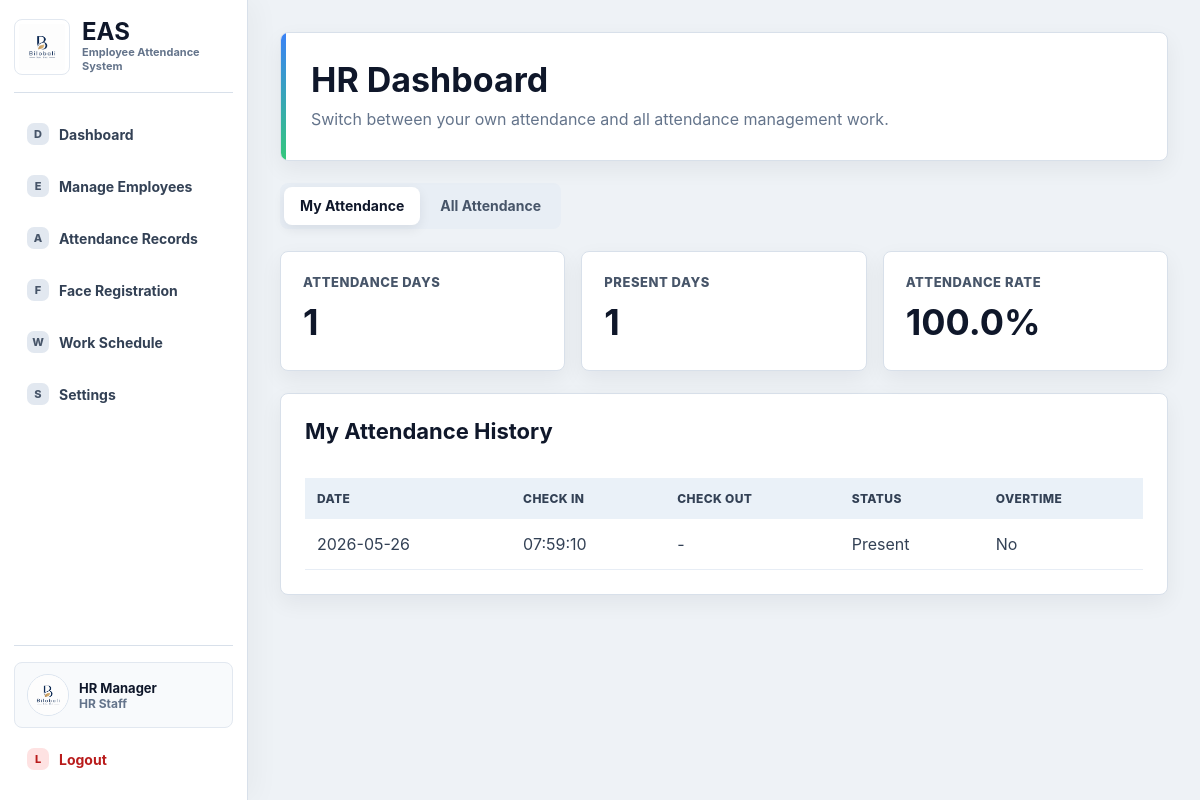
/hr (signed in), run on an earlier commit of the app's database.
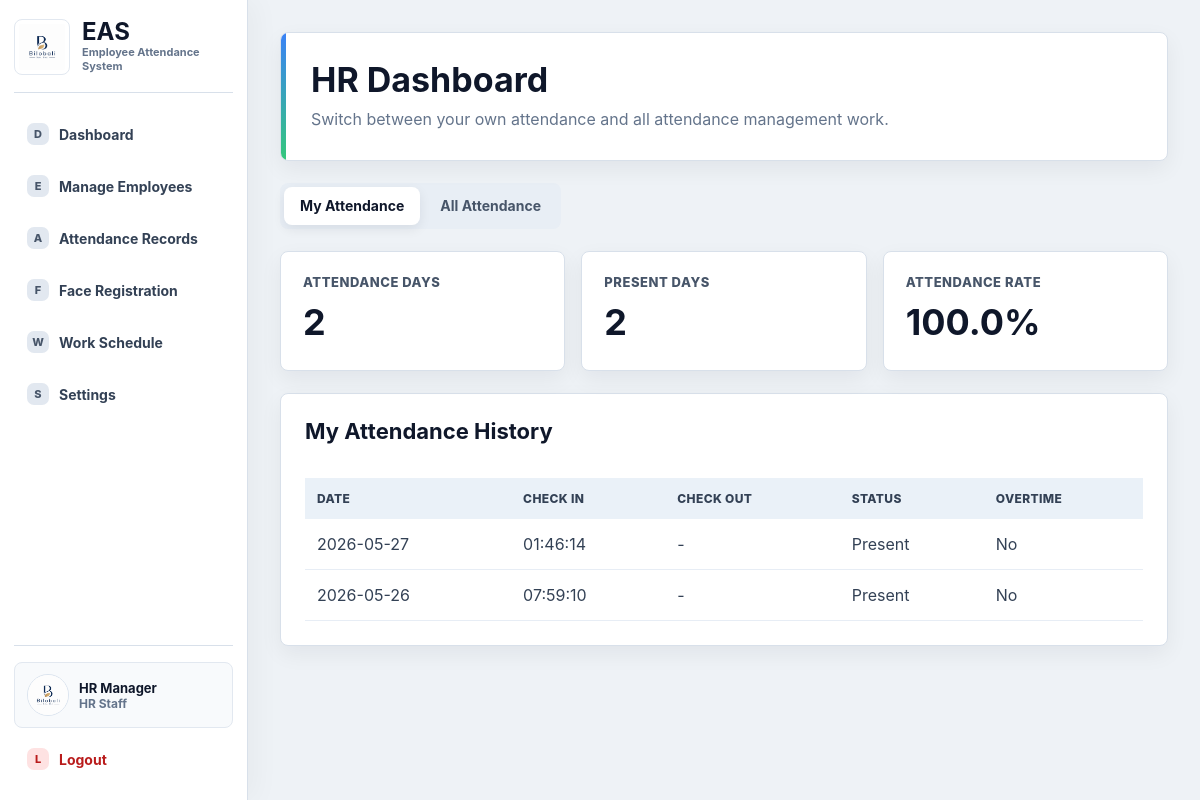
And on a later commit of the database.
### tables this page shows
CREATE TABLE attendance (
            id INTEGER PRIMARY KEY AUTOINCREMENT,
            user_id INTEGER NOT NULL,
            date TEXT NOT NULL,
            check_in TEXT,
            check_out TEXT,
            status TEXT DEFAULT 'Present',
            edited_by TEXT,
            edit_reason TEXT
        , overtime TEXT DEFAULT 'No');

### routes/hr_routes.py (the view)
@hr_bp.route("/hr")
def hr_dashboard():
    if session.get("role") != "hr":
        return redirect(url_for("auth.login"))
    dashboard_data = get_employee_dashboard_data(session["user_id"])
    all_records = get_all_attendance_records()
    return render_template(
        "hr/dashboard.html",
        own_records=dashboard_data["records"],
        all_records=all_records,
        attendance_percentage=dashboard_data["attendance_percentage"],
        total_days=dashboard_data["total_days"],
        present_days=dashboard_data["present_days"],
        schedule=get_schedule(),
    )

### app.py (called while the page is built)
def create_app():
    app = Flask(__name__)
    app.secret_key = SECRET_KEY
    ensure_face_folder()
    init_db()
    seed_users()
    app.register_blueprint(kiosk_bp)
    app.register_blueprint(auth_bp)
    app.register_blueprint(superadmin_bp)
    app.register_blueprint(hr_bp)
    app.register_blueprint(employee_bp)
    app.register_blueprint(profile_bp)
    @app.context_processor
    def inject_current_user():
        from flask import session
        user_id = session.get("user_id")
        return {
            "current_user": get_user_by_id(user_id) if user_id else None
        }
    @app.after_request
    def prevent_authenticated_page_cache(response):
        response.headers["Cache-Control"] = "no-store, no-cache, must-revalidate, max-age=0"
        response.headers["Pragma"] = "no-cache"
        response.headers["Expires"] = "0"
        return response
    return app

### database.py (called while the page is built)
def get_sqlite_target():
    if DATABASE == ":memory:":
        return "file:eas_memory?mode=memory&cache=shared", True
    return DATABASE, DATABASE.startswith("file:")

### templates/hr/dashboard.html (shortened to what this page needs)
<!DOCTYPE html>
<html>
<head>
    <link rel="stylesheet" href="{{ url_for('static', filename='css/main.css') }}">
    <link rel="stylesheet" href="{{ url_for('static', filename='css/dashboard.css') }}">
</head>
<body>
<div class="layout">
    {% include "shared/sidebar.html" %}
    <div class="main">
        <div class="header">
            <div>
                <h1>HR Dashboard</h1>
                <p>Switch between your own attendance and all attendance management work.</p>
            </div>
        </div>
        <div class="tabs" data-tabs>
            <button class="tab-button is-active" type="button" data-tab-target="hr-self">My Attendance</button>
            <button class="tab-button" type="button" data-tab-target="hr-team">All Attendance</button>
        </div>
        <section class="tab-panel is-active" id="hr-self">
            <div class="stat-grid">
                <div class="stat-card">
                    <span>Attendance Days</span>
                    <strong>{{ total_days }}</strong>
                </div>
                <div class="stat-card">
                    <span>Present Days</span>
                    <strong>{{ present_days }}</strong>
                </div>
                <div class="stat-card">
                    <span>Attendance Rate</span>
                    <strong>{{ attendance_percentage }}%</strong>
                </div>
            </div>
            <div class="table-box">
                <div class="section-heading">
                    <h2>My Attendance History</h2>
                </div>
                <table>
                    <tr>
                        <th>Date</th>
                        <th>Check In</th>
                        <th>Check Out</th>
                        <th>Status</th>
                        <th>Overtime</th>
                    </tr>
                    {% for record in own_records %}
                    <tr>
                        <td>{{ record.date }}</td>
                        <td>{{ record.check_in or "-" }}</td>
                        <td>{{ record.check_out or "-" }}</td>
                        <td>{{ record.status }}</td>
                        <td>{{ record.overtime or "No" }}</td>
                    </tr>
                    {% endfor %}
                </table>
            </div>
        </section>
    </div>
</div>
</body>
</html>

What changed in the data, as far as the page shows it:
added attendance: date "2026-05-27", check_in "01:46:14", check_out "-", status "Present", overtime "No"
Also different on the page:
{{ total_days }}: "1" → "2"
{{ present_days }}: "1" → "2"
